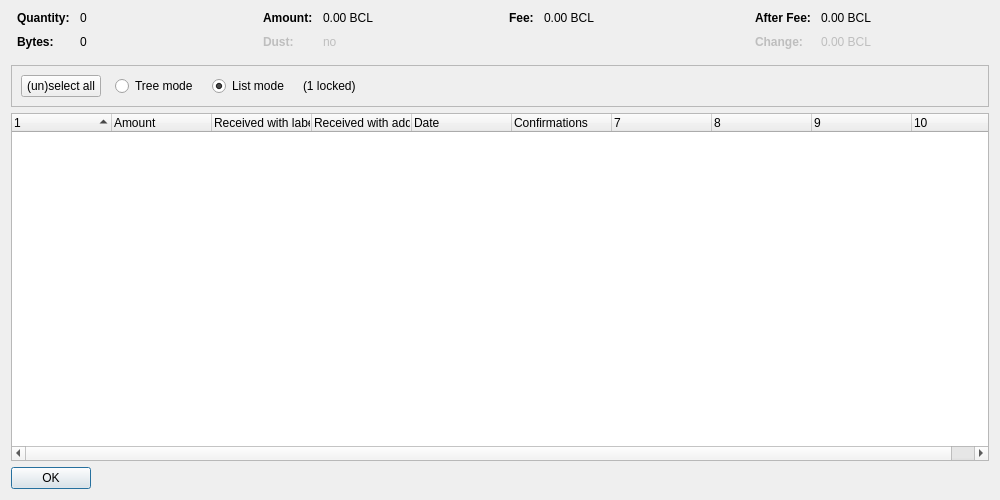
<?xml version="1.0" encoding="UTF-8"?>
<ui version="4.0">
 <class>CoinControlDialog</class>
 <widget class="QDialog" name="CoinControlDialog">
  <property name="geometry">
   <rect>
    <x>0</x>
    <y>0</y>
    <width>1000</width>
    <height>500</height>
   </rect>
  </property>
  <property name="windowTitle">
   <string>Coin Selection</string>
  </property>
  <layout class="QVBoxLayout" name="verticalLayout">
   <item>
    <layout class="QHBoxLayout" name="horizontalLayoutTop" stretch="0,0,0,0">
     <property name="topMargin">
      <number>0</number>
     </property>
     <property name="bottomMargin">
      <number>10</number>
     </property>
     <item>
      <layout class="QFormLayout" name="formLayoutCoinControl1">
       <property name="horizontalSpacing">
        <number>10</number>
       </property>
       <property name="verticalSpacing">
        <number>10</number>
       </property>
       <property name="leftMargin">
        <number>6</number>
       </property>
       <property name="rightMargin">
        <number>6</number>
       </property>
       <item row="0" column="0">
        <widget class="QLabel" name="labelCoinControlQuantityText">
         <property name="font">
          <font>
           <weight>75</weight>
           <bold>true</bold>
          </font>
         </property>
         <property name="text">
          <string>Quantity:</string>
         </property>
        </widget>
       </item>
       <item row="0" column="1">
        <widget class="QLabel" name="labelCoinControlQuantity">
         <property name="cursor">
          <cursorShape>IBeamCursor</cursorShape>
         </property>
         <property name="contextMenuPolicy">
          <enum>Qt::ActionsContextMenu</enum>
         </property>
         <property name="text">
          <string notr="true">0</string>
         </property>
         <property name="textInteractionFlags">
          <set>Qt::LinksAccessibleByMouse|Qt::TextSelectableByKeyboard|Qt::TextSelectableByMouse</set>
         </property>
        </widget>
       </item>
       <item row="1" column="0">
        <widget class="QLabel" name="labelCoinControlBytesText">
         <property name="font">
          <font>
           <weight>75</weight>
           <bold>true</bold>
          </font>
         </property>
         <property name="text">
          <string>Bytes:</string>
         </property>
        </widget>
       </item>
       <item row="1" column="1">
        <widget class="QLabel" name="labelCoinControlBytes">
         <property name="cursor">
          <cursorShape>IBeamCursor</cursorShape>
         </property>
         <property name="contextMenuPolicy">
          <enum>Qt::ActionsContextMenu</enum>
         </property>
         <property name="text">
          <string notr="true">0</string>
         </property>
         <property name="textInteractionFlags">
          <set>Qt::LinksAccessibleByMouse|Qt::TextSelectableByKeyboard|Qt::TextSelectableByMouse</set>
         </property>
        </widget>
       </item>
      </layout>
     </item>
     <item>
      <layout class="QFormLayout" name="formLayoutCoinControl2">
       <property name="horizontalSpacing">
        <number>10</number>
       </property>
       <property name="verticalSpacing">
        <number>10</number>
       </property>
       <property name="leftMargin">
        <number>6</number>
       </property>
       <property name="rightMargin">
        <number>6</number>
       </property>
       <item row="0" column="0">
        <widget class="QLabel" name="labelCoinControlAmountText">
         <property name="font">
          <font>
           <weight>75</weight>
           <bold>true</bold>
          </font>
         </property>
         <property name="text">
          <string>Amount:</string>
         </property>
        </widget>
       </item>
       <item row="0" column="1">
        <widget class="QLabel" name="labelCoinControlAmount">
         <property name="cursor">
          <cursorShape>IBeamCursor</cursorShape>
         </property>
         <property name="contextMenuPolicy">
          <enum>Qt::ActionsContextMenu</enum>
         </property>
         <property name="text">
          <string notr="true">0.00 BCL</string>
         </property>
         <property name="textInteractionFlags">
          <set>Qt::LinksAccessibleByMouse|Qt::TextSelectableByKeyboard|Qt::TextSelectableByMouse</set>
         </property>
        </widget>
       </item>
       <item row="1" column="0">
        <widget class="QLabel" name="labelCoinControlLowOutputText">
         <property name="enabled">
          <bool>false</bool>
         </property>
         <property name="font">
          <font>
           <weight>75</weight>
           <bold>true</bold>
          </font>
         </property>
         <property name="text">
          <string>Dust:</string>
         </property>
        </widget>
       </item>
       <item row="1" column="1">
        <widget class="QLabel" name="labelCoinControlLowOutput">
         <property name="enabled">
          <bool>false</bool>
         </property>
         <property name="cursor">
          <cursorShape>IBeamCursor</cursorShape>
         </property>
         <property name="contextMenuPolicy">
          <enum>Qt::ActionsContextMenu</enum>
         </property>
         <property name="text">
          <string notr="true">no</string>
         </property>
         <property name="textInteractionFlags">
          <set>Qt::LinksAccessibleByMouse|Qt::TextSelectableByKeyboard|Qt::TextSelectableByMouse</set>
         </property>
        </widget>
       </item>
      </layout>
     </item>
     <item>
      <layout class="QFormLayout" name="formLayoutCoinControl3">
       <property name="horizontalSpacing">
        <number>10</number>
       </property>
       <property name="verticalSpacing">
        <number>10</number>
       </property>
       <property name="leftMargin">
        <number>6</number>
       </property>
       <property name="rightMargin">
        <number>6</number>
       </property>
       <item row="0" column="0">
        <widget class="QLabel" name="labelCoinControlFeeText">
         <property name="font">
          <font>
           <weight>75</weight>
           <bold>true</bold>
          </font>
         </property>
         <property name="text">
          <string>Fee:</string>
         </property>
        </widget>
       </item>
       <item row="0" column="1">
        <widget class="QLabel" name="labelCoinControlFee">
         <property name="cursor">
          <cursorShape>IBeamCursor</cursorShape>
         </property>
         <property name="contextMenuPolicy">
          <enum>Qt::ActionsContextMenu</enum>
         </property>
         <property name="text">
          <string notr="true">0.00 BCL</string>
         </property>
         <property name="textInteractionFlags">
          <set>Qt::LinksAccessibleByMouse|Qt::TextSelectableByKeyboard|Qt::TextSelectableByMouse</set>
         </property>
        </widget>
       </item>
      </layout>
     </item>
     <item>
      <layout class="QFormLayout" name="formLayoutCoinControl4">
       <property name="horizontalSpacing">
        <number>10</number>
       </property>
       <property name="verticalSpacing">
        <number>10</number>
       </property>
       <property name="leftMargin">
        <number>6</number>
       </property>
       <property name="rightMargin">
        <number>6</number>
       </property>
       <item row="0" column="0">
        <widget class="QLabel" name="labelCoinControlAfterFeeText">
         <property name="font">
          <font>
           <weight>75</weight>
           <bold>true</bold>
          </font>
         </property>
         <property name="text">
          <string>After Fee:</string>
         </property>
        </widget>
       </item>
       <item row="0" column="1">
        <widget class="QLabel" name="labelCoinControlAfterFee">
         <property name="cursor">
          <cursorShape>IBeamCursor</cursorShape>
         </property>
         <property name="contextMenuPolicy">
          <enum>Qt::ActionsContextMenu</enum>
         </property>
         <property name="text">
          <string notr="true">0.00 BCL</string>
         </property>
         <property name="textInteractionFlags">
          <set>Qt::LinksAccessibleByMouse|Qt::TextSelectableByKeyboard|Qt::TextSelectableByMouse</set>
         </property>
        </widget>
       </item>
       <item row="1" column="0">
        <widget class="QLabel" name="labelCoinControlChangeText">
         <property name="enabled">
          <bool>false</bool>
         </property>
         <property name="font">
          <font>
           <weight>75</weight>
           <bold>true</bold>
          </font>
         </property>
         <property name="text">
          <string>Change:</string>
         </property>
        </widget>
       </item>
       <item row="1" column="1">
        <widget class="QLabel" name="labelCoinControlChange">
         <property name="enabled">
          <bool>false</bool>
         </property>
         <property name="cursor">
          <cursorShape>IBeamCursor</cursorShape>
         </property>
         <property name="contextMenuPolicy">
          <enum>Qt::ActionsContextMenu</enum>
         </property>
         <property name="text">
          <string notr="true">0.00 BCL</string>
         </property>
         <property name="textInteractionFlags">
          <set>Qt::LinksAccessibleByMouse|Qt::TextSelectableByKeyboard|Qt::TextSelectableByMouse</set>
         </property>
        </widget>
       </item>
      </layout>
     </item>
    </layout>
   </item>
   <item>
    <widget class="QFrame" name="frame">
     <property name="minimumSize">
      <size>
       <width>0</width>
       <height>40</height>
      </size>
     </property>
     <property name="frameShape">
      <enum>QFrame::StyledPanel</enum>
     </property>
     <property name="frameShadow">
      <enum>QFrame::Sunken</enum>
     </property>
     <layout class="QHBoxLayout" name="horizontalLayout">
      <item>
       <layout class="QHBoxLayout" name="horizontalLayoutPanel" stretch="0,0,0,0,0">
        <property name="spacing">
         <number>14</number>
        </property>
        <item>
         <widget class="QPushButton" name="pushButtonSelectAll">
          <property name="sizePolicy">
           <sizepolicy hsizetype="Maximum" vsizetype="Fixed">
            <horstretch>0</horstretch>
            <verstretch>0</verstretch>
           </sizepolicy>
          </property>
          <property name="text">
           <string>(un)select all</string>
          </property>
          <property name="autoDefault">
           <bool>false</bool>
          </property>
         </widget>
        </item>
        <item>
         <widget class="QRadioButton" name="radioTreeMode">
          <property name="sizePolicy">
           <sizepolicy hsizetype="Maximum" vsizetype="Fixed">
            <horstretch>0</horstretch>
            <verstretch>0</verstretch>
           </sizepolicy>
          </property>
          <property name="text">
           <string>Tree mode</string>
          </property>
         </widget>
        </item>
        <item>
         <widget class="QRadioButton" name="radioListMode">
          <property name="sizePolicy">
           <sizepolicy hsizetype="Maximum" vsizetype="Fixed">
            <horstretch>0</horstretch>
            <verstretch>0</verstretch>
           </sizepolicy>
          </property>
          <property name="text">
           <string>List mode</string>
          </property>
          <property name="checked">
           <bool>true</bool>
          </property>
         </widget>
        </item>
        <item>
         <widget class="QLabel" name="labelLocked">
          <property name="text">
           <string notr="true">(1 locked)</string>
          </property>
         </widget>
        </item>
        <item>
         <spacer name="horizontalSpacer">
          <property name="orientation">
           <enum>Qt::Horizontal</enum>
          </property>
          <property name="sizeHint" stdset="0">
           <size>
            <width>40</width>
            <height>20</height>
           </size>
          </property>
         </spacer>
        </item>
       </layout>
      </item>
     </layout>
    </widget>
   </item>
   <item>
    <widget class="CoinControlTreeWidget" name="treeWidget">
     <property name="contextMenuPolicy">
      <enum>Qt::CustomContextMenu</enum>
     </property>
     <property name="sortingEnabled">
      <bool>false</bool>
     </property>
     <property name="columnCount">
      <number>10</number>
     </property>
     <attribute name="headerShowSortIndicator" stdset="0">
      <bool>true</bool>
     </attribute>
     <attribute name="headerStretchLastSection">
      <bool>false</bool>
     </attribute>
     <column>
      <property name="text">
       <string/>
      </property>
     </column>
     <column>
      <property name="text">
       <string>Amount</string>
      </property>
     </column>
     <column>
      <property name="text">
       <string>Received with label</string>
      </property>
     </column>
     <column>
      <property name="text">
       <string>Received with address</string>
      </property>
     </column>
     <column>
      <property name="text">
       <string>Date</string>
      </property>
     </column>
     <column>
      <property name="text">
       <string>Confirmations</string>
      </property>
      <property name="toolTip">
       <string>Confirmed</string>
      </property>
     </column>
     <column>
      <property name="text">
       <string/>
      </property>
     </column>
     <column>
      <property name="text">
       <string/>
      </property>
     </column>
     <column>
      <property name="text">
       <string/>
      </property>
     </column>
     <column>
      <property name="text">
       <string/>
      </property>
     </column>
    </widget>
   </item>
   <item>
    <widget class="QDialogButtonBox" name="buttonBox">
     <property name="sizePolicy">
      <sizepolicy hsizetype="Maximum" vsizetype="Fixed">
       <horstretch>0</horstretch>
       <verstretch>0</verstretch>
      </sizepolicy>
     </property>
     <property name="orientation">
      <enum>Qt::Horizontal</enum>
     </property>
     <property name="standardButtons">
      <set>QDialogButtonBox::Ok</set>
     </property>
    </widget>
   </item>
  </layout>
 </widget>
 <customwidgets>
  <customwidget>
   <class>CoinControlTreeWidget</class>
   <extends>QTreeWidget</extends>
   <header>coincontroltreewidget.h</header>
  </customwidget>
 </customwidgets>
 <resources/>
 <connections/>
</ui>
